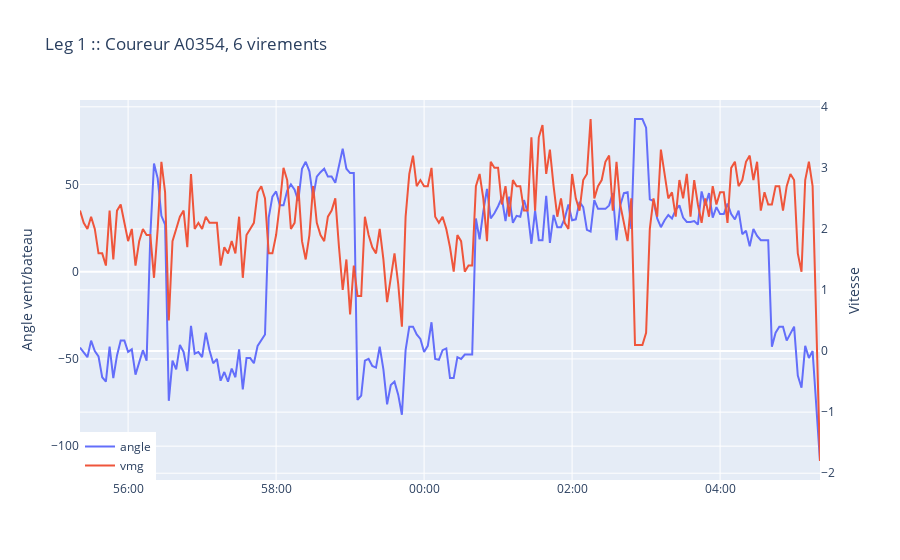

This figure's notebook cell:
### Code cell
import plotly.express as px
import plotly.graph_objs as go
#Noel A0708
#Briez A0183
#Ganivez A0535
#Swinyard A0354
#vonck A0309
# babord positif, tribord négatif
id_coureur = 'A0354'
no_leg = 1
leg = df[df['leg'] == no_leg].reindex()

coureur = leg[(leg['ID'] == id_coureur)]
nb_vir = len(coureur['bord'].ne(coureur['bord'].shift()).cumsum().value_counts(sort=False).tolist()) - 1
fig = go.Figure([
    go.Scatter(x=coureur.time, y=coureur.angle_wind_boat, name="angle", mode="lines"),
    go.Scatter(x=coureur.time, y=coureur.vmg, yaxis='y2', name="vmg", mode="lines")
])

layout = go.Layout(
    yaxis = go.layout.YAxis(title = 'Angle vent/bateau', showline=False, ticklen=5, tickcolor='black'),
    yaxis2 = go.layout.YAxis(title = 'Vitesse', overlaying="y", side="right", showline=False, ticklen=5, tickcolor='black'),
    title=f"Leg {no_leg} :: Coureur {id_coureur}, {nb_vir} virements",
    #height=(len(selection) + 1) * (100 if len(selection) > 4 else 150),
    
    showlegend=True,
    legend=dict(
      yanchor="bottom",
      xanchor="left",
      y=0,
      x=0,
    ),
  )

fig.update_layout(layout)
fig.update_xaxes(tickformat='%M:%S')
fig

### Figure 1 — Plotly figure (JSON) as saved in the notebook; plotly's stock layout.template omitted (floating-point values rounded to 4 significant figures; data arrays with more than 128 entries replaced by an {"elided": "..."} marker saying what was removed)
{"data": [{"mode": "lines", "name": "angle", "type": "scatter", "x": {"elided": "201 str values"}, "y": {"elided": "201 float values"}}, {"mode": "lines", "name": "vmg", "type": "scatter", "x": {"elided": "201 str values"}, "y": {"elided": "201 float values"}, "yaxis": "y2"}], "layout": {"legend": {"x": 0, "xanchor": "left", "y": 0, "yanchor": "bottom"}, "showlegend": true, "title": {"text": "Leg 1 :: Coureur A0354, 6 virements"}, "xaxis": {"tickformat": "%M:%S"}, "yaxis": {"showline": false, "tickcolor": "black", "ticklen": 5, "title": {"text": "Angle vent/bateau"}}, "yaxis2": {"overlaying": "y", "showline": false, "side": "right", "tickcolor": "black", "ticklen": 5, "title": {"text": "Vitesse"}}}}
